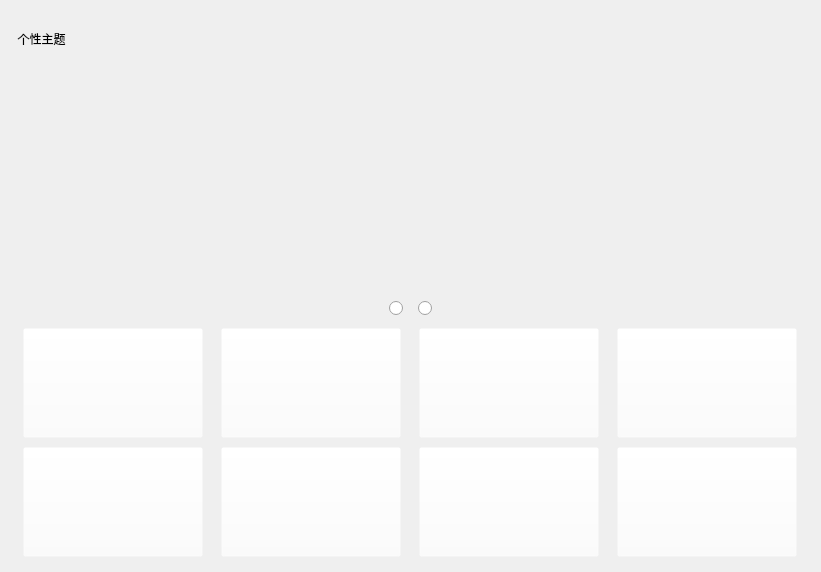
<?xml version="1.0" encoding="UTF-8"?>
<ui version="4.0">
 <class>Themewidget</class>
 <widget class="QWidget" name="Themewidget">
  <property name="geometry">
   <rect>
    <x>0</x>
    <y>0</y>
    <width>821</width>
    <height>572</height>
   </rect>
  </property>
  <property name="windowTitle">
   <string>Form</string>
  </property>
  <layout class="QVBoxLayout" name="verticalLayout_2">
   <item>
    <widget class="QLabel" name="label">
     <property name="minimumSize">
      <size>
       <width>0</width>
       <height>50</height>
      </size>
     </property>
     <property name="maximumSize">
      <size>
       <width>16777215</width>
       <height>50</height>
      </size>
     </property>
     <property name="styleSheet">
      <string notr="true">color: rgb(0, 0, 0);
background-color: rgba(255, 255, 255,0);
font: 700 36pt &quot;Microsoft YaHei UI&quot;;</string>
     </property>
     <property name="text">
      <string>  个性主题</string>
     </property>
    </widget>
   </item>
   <item>
    <layout class="QVBoxLayout" name="verticalLayout">
     <item>
      <layout class="QHBoxLayout" name="horizontalLayout">
       <item>
        <widget class="QPushButton" name="pushButton">
         <property name="minimumSize">
          <size>
           <width>370</width>
           <height>220</height>
          </size>
         </property>
         <property name="maximumSize">
          <size>
           <width>370</width>
           <height>220</height>
          </size>
         </property>
         <property name="styleSheet">
          <string notr="true">background-color: rgba(255, 255, 255, 0);
border-radius:10px;</string>
         </property>
         <property name="text">
          <string/>
         </property>
         <property name="icon">
          <iconset resource="111.qrc">
           <normaloff>:/icon/109.png</normaloff>:/icon/109.png</iconset>
         </property>
         <property name="iconSize">
          <size>
           <width>500</width>
           <height>210</height>
          </size>
         </property>
        </widget>
       </item>
       <item>
        <widget class="QPushButton" name="pushButton_2">
         <property name="minimumSize">
          <size>
           <width>370</width>
           <height>220</height>
          </size>
         </property>
         <property name="maximumSize">
          <size>
           <width>370</width>
           <height>220</height>
          </size>
         </property>
         <property name="styleSheet">
          <string notr="true">background-color: rgba(255, 255, 255, 0);
border-radius:10px;</string>
         </property>
         <property name="text">
          <string/>
         </property>
         <property name="icon">
          <iconset resource="111.qrc">
           <normaloff>:/icon/108.png</normaloff>:/icon/108.png</iconset>
         </property>
         <property name="iconSize">
          <size>
           <width>400</width>
           <height>210</height>
          </size>
         </property>
        </widget>
       </item>
      </layout>
     </item>
     <item>
      <layout class="QHBoxLayout" name="horizontalLayout_2">
       <property name="spacing">
        <number>15</number>
       </property>
       <item>
        <spacer name="horizontalSpacer">
         <property name="orientation">
          <enum>Qt::Horizontal</enum>
         </property>
         <property name="sizeHint" stdset="0">
          <size>
           <width>40</width>
           <height>20</height>
          </size>
         </property>
        </spacer>
       </item>
       <item>
        <widget class="QRadioButton" name="radioButton">
         <property name="text">
          <string/>
         </property>
        </widget>
       </item>
       <item>
        <widget class="QRadioButton" name="radioButton_2">
         <property name="text">
          <string/>
         </property>
        </widget>
       </item>
       <item>
        <spacer name="horizontalSpacer_2">
         <property name="orientation">
          <enum>Qt::Horizontal</enum>
         </property>
         <property name="sizeHint" stdset="0">
          <size>
           <width>40</width>
           <height>20</height>
          </size>
         </property>
        </spacer>
       </item>
      </layout>
     </item>
    </layout>
   </item>
   <item>
    <layout class="QHBoxLayout" name="horizontalLayout_3">
     <item>
      <widget class="QPushButton" name="pushButton_3">
       <property name="minimumSize">
        <size>
         <width>180</width>
         <height>110</height>
        </size>
       </property>
       <property name="maximumSize">
        <size>
         <width>180</width>
         <height>110</height>
        </size>
       </property>
       <property name="styleSheet">
        <string notr="true">background-color: rgba(255, 255, 255, 0);</string>
       </property>
       <property name="text">
        <string/>
       </property>
       <property name="icon">
        <iconset resource="111.qrc">
         <normaloff>:/icon/1101.jpg</normaloff>:/icon/1101.jpg</iconset>
       </property>
       <property name="iconSize">
        <size>
         <width>300</width>
         <height>130</height>
        </size>
       </property>
      </widget>
     </item>
     <item>
      <widget class="QPushButton" name="pushButton_4">
       <property name="minimumSize">
        <size>
         <width>180</width>
         <height>110</height>
        </size>
       </property>
       <property name="maximumSize">
        <size>
         <width>180</width>
         <height>110</height>
        </size>
       </property>
       <property name="styleSheet">
        <string notr="true">background-color: rgba(255, 255, 255, 0);</string>
       </property>
       <property name="text">
        <string/>
       </property>
       <property name="icon">
        <iconset resource="111.qrc">
         <normaloff>:/icon/1102.jpg</normaloff>:/icon/1102.jpg</iconset>
       </property>
       <property name="iconSize">
        <size>
         <width>200</width>
         <height>130</height>
        </size>
       </property>
      </widget>
     </item>
     <item>
      <widget class="QPushButton" name="pushButton_5">
       <property name="minimumSize">
        <size>
         <width>180</width>
         <height>110</height>
        </size>
       </property>
       <property name="maximumSize">
        <size>
         <width>180</width>
         <height>110</height>
        </size>
       </property>
       <property name="styleSheet">
        <string notr="true">background-color: rgba(255, 255, 255, 0);</string>
       </property>
       <property name="text">
        <string/>
       </property>
       <property name="icon">
        <iconset resource="111.qrc">
         <normaloff>:/icon/1103.jpg</normaloff>:/icon/1103.jpg</iconset>
       </property>
       <property name="iconSize">
        <size>
         <width>250</width>
         <height>130</height>
        </size>
       </property>
      </widget>
     </item>
     <item>
      <widget class="QPushButton" name="pushButton_6">
       <property name="minimumSize">
        <size>
         <width>180</width>
         <height>110</height>
        </size>
       </property>
       <property name="maximumSize">
        <size>
         <width>180</width>
         <height>110</height>
        </size>
       </property>
       <property name="styleSheet">
        <string notr="true">background-color: rgba(255, 255, 255, 0);</string>
       </property>
       <property name="text">
        <string/>
       </property>
       <property name="icon">
        <iconset resource="111.qrc">
         <normaloff>:/icon/1104.jpg</normaloff>:/icon/1104.jpg</iconset>
       </property>
       <property name="iconSize">
        <size>
         <width>200</width>
         <height>130</height>
        </size>
       </property>
      </widget>
     </item>
    </layout>
   </item>
   <item>
    <layout class="QHBoxLayout" name="horizontalLayout_4">
     <item>
      <widget class="QPushButton" name="pushButton_7">
       <property name="minimumSize">
        <size>
         <width>180</width>
         <height>110</height>
        </size>
       </property>
       <property name="maximumSize">
        <size>
         <width>180</width>
         <height>110</height>
        </size>
       </property>
       <property name="styleSheet">
        <string notr="true">background-color: rgba(255, 255, 255, 0);</string>
       </property>
       <property name="text">
        <string/>
       </property>
       <property name="icon">
        <iconset resource="111.qrc">
         <normaloff>:/icon/1105.jpg</normaloff>:/icon/1105.jpg</iconset>
       </property>
       <property name="iconSize">
        <size>
         <width>200</width>
         <height>130</height>
        </size>
       </property>
      </widget>
     </item>
     <item>
      <widget class="QPushButton" name="pushButton_8">
       <property name="minimumSize">
        <size>
         <width>180</width>
         <height>110</height>
        </size>
       </property>
       <property name="maximumSize">
        <size>
         <width>180</width>
         <height>110</height>
        </size>
       </property>
       <property name="styleSheet">
        <string notr="true">background-color: rgba(255, 255, 255, 0);</string>
       </property>
       <property name="text">
        <string/>
       </property>
       <property name="icon">
        <iconset resource="111.qrc">
         <normaloff>:/icon/1106.jpg</normaloff>:/icon/1106.jpg</iconset>
       </property>
       <property name="iconSize">
        <size>
         <width>200</width>
         <height>130</height>
        </size>
       </property>
      </widget>
     </item>
     <item>
      <widget class="QPushButton" name="pushButton_9">
       <property name="minimumSize">
        <size>
         <width>180</width>
         <height>110</height>
        </size>
       </property>
       <property name="maximumSize">
        <size>
         <width>180</width>
         <height>110</height>
        </size>
       </property>
       <property name="styleSheet">
        <string notr="true">background-color: rgba(255, 255, 255, 0);</string>
       </property>
       <property name="text">
        <string/>
       </property>
       <property name="icon">
        <iconset resource="111.qrc">
         <normaloff>:/icon/111.png</normaloff>:/icon/111.png</iconset>
       </property>
       <property name="iconSize">
        <size>
         <width>300</width>
         <height>140</height>
        </size>
       </property>
      </widget>
     </item>
     <item>
      <widget class="QPushButton" name="pushButton_10">
       <property name="minimumSize">
        <size>
         <width>180</width>
         <height>110</height>
        </size>
       </property>
       <property name="maximumSize">
        <size>
         <width>180</width>
         <height>110</height>
        </size>
       </property>
       <property name="styleSheet">
        <string notr="true">background-color: rgba(255, 255, 255, 0);</string>
       </property>
       <property name="text">
        <string/>
       </property>
       <property name="iconSize">
        <size>
         <width>200</width>
         <height>80</height>
        </size>
       </property>
      </widget>
     </item>
    </layout>
   </item>
  </layout>
 </widget>
 <resources>
  <include location="111.qrc"/>
 </resources>
 <connections/>
</ui>
